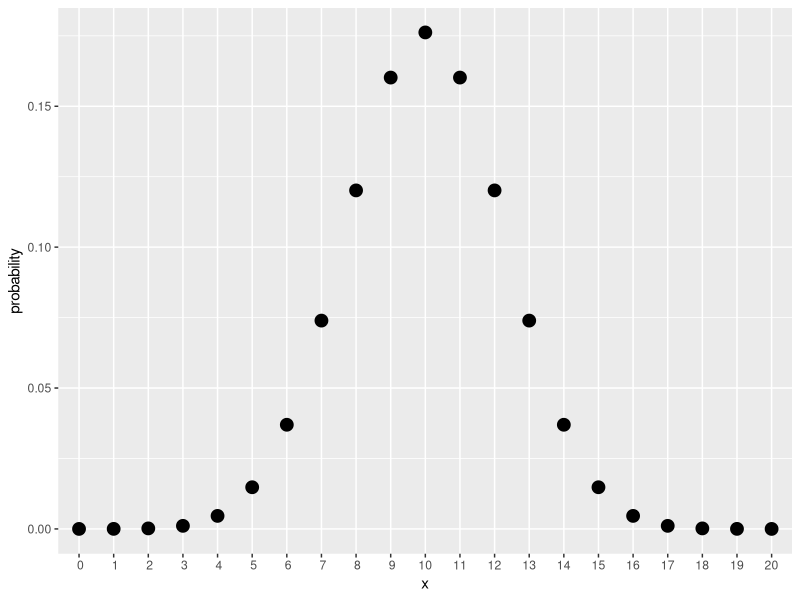
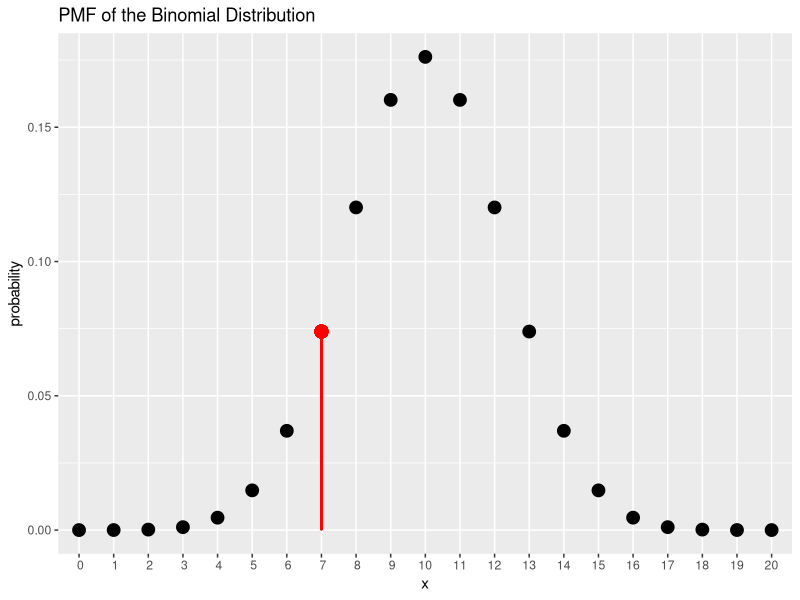
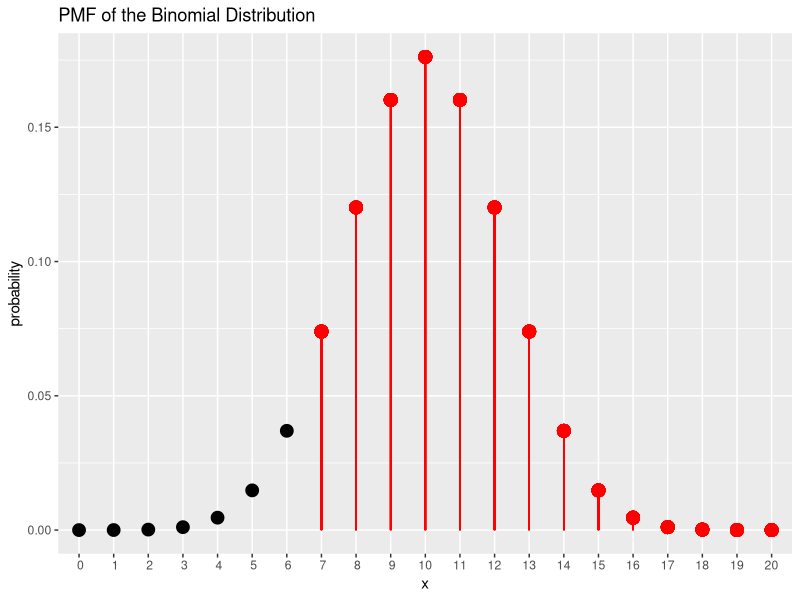

R code for these plots, in order:
## ---- chunk 1
knitr::opts_chunk$set(echo = FALSE)
## ---- chunk 2
n <- 20
x <- 0:n
probability <- dbinom(x = x,
                      size = n, 
                      prob = 0.5)
df <- data.frame(x=x,probability=probability)

library(ggplot2)
p<-ggplot(df, aes(x=x, y=probability)) +
  geom_point(size=4) +
  scale_x_discrete(limit = x)
p
## ---- chunk 3
n <- 20
x <- 0:n
probability <- dbinom(x = x,
                      size = n, 
                      prob = 0.5)
df <- data.frame(x=x,probability=probability)

x_7 <- 7
p_7 <- dbinom(x = x_7,
              size = n, 
              prob = 0.5)

library(ggplot2)
p<-ggplot(df, aes(x=x, y=probability)) +
  geom_point(size=4) + ggtitle("PMF of the Binomial Distribution") +
  geom_point(x=x_7,y=p_7,color='red',size = 4) + 
  geom_segment(x=x_7,y=0,xend=x_7, yend=p_7, color="red") +
  scale_x_discrete(limit = x)
p
## ---- chunk 4
n <- 20
x <- 0:n
probability <- dbinom(x = x,
                      size = n, 
                      prob = 0.5)
df <- data.frame(x=x,probability=probability)

x_al7 <- 7:n
p_al7 <- probability[x_al7+1]
p_al7_sum <- sum(p_al7)

library(ggplot2)
p<-ggplot(df, aes(x=x, y=probability)) +
  geom_point(size=4) + ggtitle("PMF of the Binomial Distribution") +
  scale_x_discrete(limit = x)

for(i in 1:length(x_al7)) {
  p <- p + geom_point(x=x_al7[i],y=p_al7[i],color='red',size = 4) + 
           geom_segment(x=x_al7[i],y=0,xend=x_al7[i], yend=p_al7[i], color="red")
}

p
